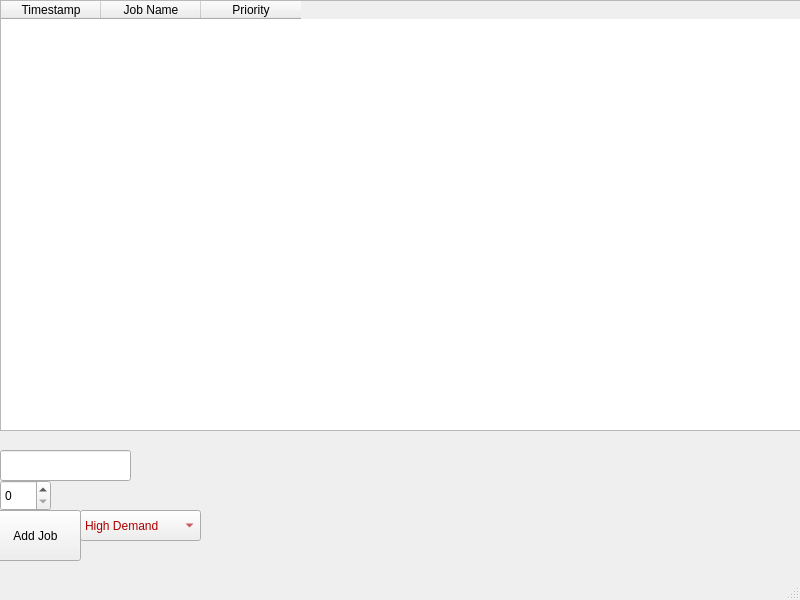
<?xml version="1.0" encoding="UTF-8"?>
<ui version="4.0">
 <class>MainWindow</class>
 <widget class="QMainWindow" name="MainWindow">
  <property name="geometry">
   <rect>
    <x>0</x>
    <y>0</y>
    <width>800</width>
    <height>600</height>
   </rect>
  </property>
  <property name="windowTitle">
   <string>MainWindow</string>
  </property>
  <property name="styleSheet">
   <string notr="true">
</string>
  </property>
  <widget class="QWidget" name="centralwidget">
   <widget class="QLineEdit" name="jobNameEdit">
    <property name="geometry">
     <rect>
      <x>0</x>
      <y>450</y>
      <width>131</width>
      <height>31</height>
     </rect>
    </property>
   </widget>
   <widget class="QComboBox" name="priorityComboBox">
    <property name="geometry">
     <rect>
      <x>80</x>
      <y>510</y>
      <width>121</width>
      <height>31</height>
     </rect>
    </property>
    <property name="styleSheet">
     <string notr="true">color: rgb(173, 0, 0);</string>
    </property>
    <item>
     <property name="text">
      <string>High Demand</string>
     </property>
    </item>
    <item>
     <property name="text">
      <string>Medium Demand</string>
     </property>
    </item>
    <item>
     <property name="text">
      <string>Low Demand</string>
     </property>
    </item>
   </widget>
   <widget class="QSpinBox" name="delaySpinBox">
    <property name="geometry">
     <rect>
      <x>0</x>
      <y>480</y>
      <width>51</width>
      <height>31</height>
     </rect>
    </property>
   </widget>
   <widget class="QPushButton" name="addJobButton">
    <property name="geometry">
     <rect>
      <x>-10</x>
      <y>510</y>
      <width>91</width>
      <height>51</height>
     </rect>
    </property>
    <property name="text">
     <string>Add Job</string>
    </property>
   </widget>
   <widget class="QTableWidget" name="jobTable">
    <property name="geometry">
     <rect>
      <x>0</x>
      <y>0</y>
      <width>801</width>
      <height>431</height>
     </rect>
    </property>
    <property name="styleSheet">
     <string notr="true"/>
    </property>
    <column>
     <property name="text">
      <string>Timestamp</string>
     </property>
    </column>
    <column>
     <property name="text">
      <string>Job Name</string>
     </property>
    </column>
    <column>
     <property name="text">
      <string>Priority</string>
     </property>
    </column>
   </widget>
  </widget>
  <widget class="QMenuBar" name="menubar">
   <property name="geometry">
    <rect>
     <x>0</x>
     <y>0</y>
     <width>800</width>
     <height>22</height>
    </rect>
   </property>
  </widget>
  <widget class="QStatusBar" name="statusbar"/>
 </widget>
 <resources/>
 <connections/>
</ui>
